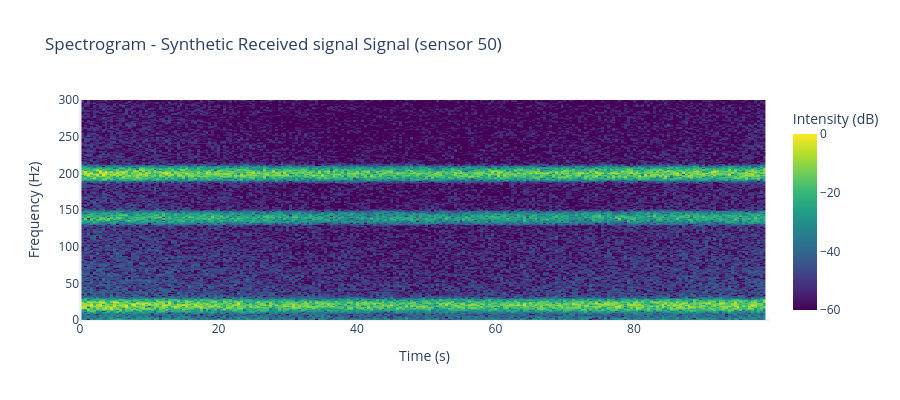
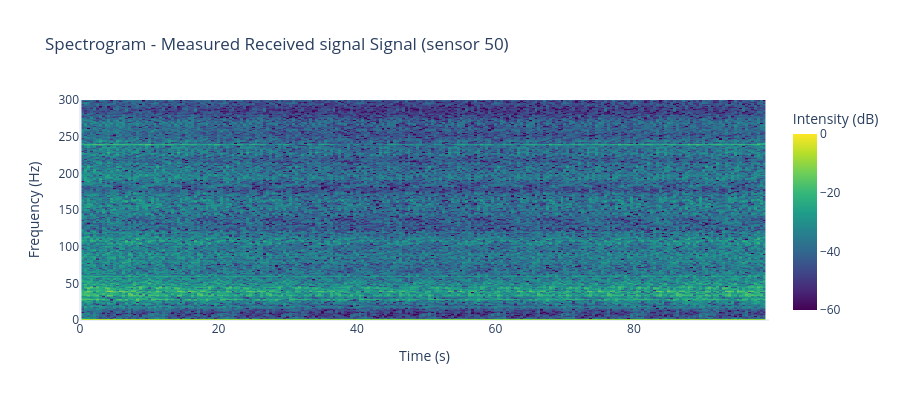

Notebook code for these charts, in order:
### Markdown cell above
### Received Signal Spectrograms

### Code cell
synthetic_received_real = np.real(synthetic_results["continuous_signal"])
measured_received_real = np.real(measured_results["continuous_signal"])

# Synthetic received Spectrogram 
fig_synth_rx_spec = plot_spectrogram(
    synthetic_received_real,
    int(SIGNAL_PARAMS["sampling_rate_hz"]),
    n_fft=500,
    hop_length=250,
    y_lim=(0, SIGNAL_PARAMS["sampling_rate_hz"] / 2),
    yaxis_format="hz",
    figsize=(9, 4),
)
fig_synth_rx_spec.update_layout(title="Spectrogram - Synthetic Received signal Signal (sensor {})".format(SENSOR_TO_ANALYZE))
fig_synth_rx_spec.show()

# Measured received Spectrogram
fig_meas_rx_spec = plot_spectrogram(
    measured_received_real,
    int(SIGNAL_PARAMS["sampling_rate_hz"]),
    n_fft=500,
    hop_length=250,
    y_lim=(0, SIGNAL_PARAMS["sampling_rate_hz"] / 2),
    yaxis_format="hz",
    figsize=(9, 4),
)
fig_meas_rx_spec.update_layout(title="Spectrogram - Measured Received signal Signal (sensor {})".format(SENSOR_TO_ANALYZE))
fig_meas_rx_spec.show()

### Figure 1 — Plotly figure (JSON) as saved in the notebook; plotly's stock layout.template omitted (floating-point values rounded to 4 significant figures; data arrays with more than 128 entries replaced by an {"elided": "..."} marker saying what was removed)
{"data": [{"colorbar": {"len": 1, "thickness": 24, "title": {"text": "Intensity (dB)"}}, "colorscale": [[0, "#440154"], [0.1111, "#482878"], [0.2222, "#3e4989"], [0.3333, "#31688e"], [0.4444, "#26828e"], [0.5556, "#1f9e89"], [0.6667, "#35b779"], [0.7778, "#6ece58"], [0.8889, "#b5de2b"], [1, "#fde725"]], "type": "heatmap", "x": {"elided": "237 float values"}, "y": {"elided": "251 float values"}, "z": {"elided": "251x237 float values"}, "zmax": 0, "zmin": -60}], "layout": {"height": 400, "title": {"text": "Spectrogram - Synthetic Received signal Signal (sensor 50)"}, "width": 900, "xaxis": {"range": [0, 99.5], "showgrid": false, "title": {"text": "Time (s)"}}, "yaxis": {"range": [0, 300], "showgrid": false, "title": {"text": "Frequency (Hz)"}}}}

### Figure 2 — Plotly figure (JSON) as saved in the notebook; plotly's stock layout.template omitted (floating-point values rounded to 4 significant figures; data arrays with more than 128 entries replaced by an {"elided": "..."} marker saying what was removed)
{"data": [{"colorbar": {"len": 1, "thickness": 24, "title": {"text": "Intensity (dB)"}}, "colorscale": [[0, "#440154"], [0.1111, "#482878"], [0.2222, "#3e4989"], [0.3333, "#31688e"], [0.4444, "#26828e"], [0.5556, "#1f9e89"], [0.6667, "#35b779"], [0.7778, "#6ece58"], [0.8889, "#b5de2b"], [1, "#fde725"]], "type": "heatmap", "x": {"elided": "237 float values"}, "y": {"elided": "251 float values"}, "z": {"elided": "251x237 float values"}, "zmax": 0, "zmin": -60}], "layout": {"height": 400, "title": {"text": "Spectrogram - Measured Received signal Signal (sensor 50)"}, "width": 900, "xaxis": {"range": [0, 99.5], "showgrid": false, "title": {"text": "Time (s)"}}, "yaxis": {"range": [0, 300], "showgrid": false, "title": {"text": "Frequency (Hz)"}}}}
